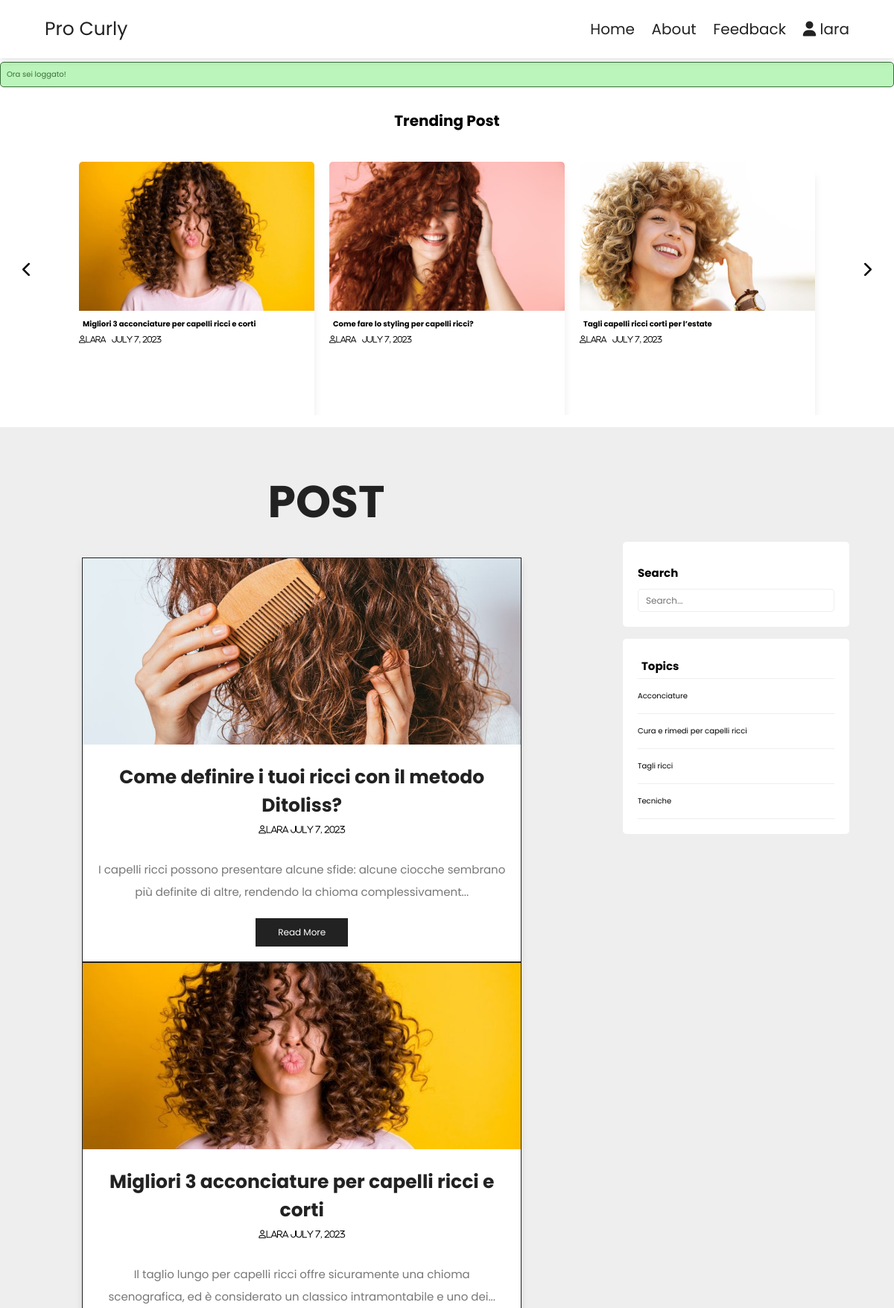
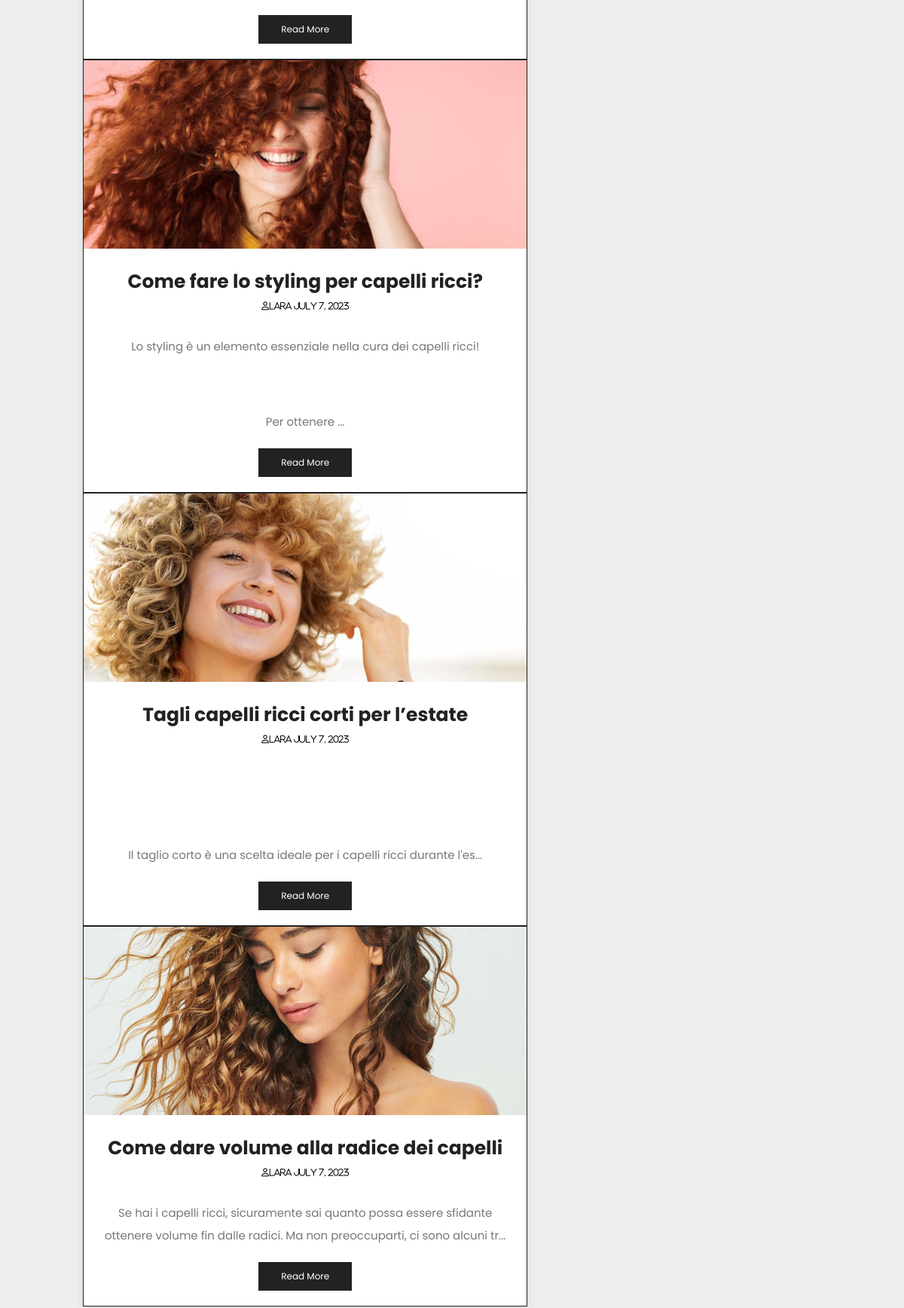
The app's page /php/index.php (signed in, upper part) with its own data (2 pictures, top to bottom).
### tables this page shows
CREATE TABLE `posts` (
  `id` int(11) NOT NULL,
  `user_id` int(11) NOT NULL,
  `topic_id` int(11) DEFAULT NULL,
  `title` varchar(255) NOT NULL,
  `image` varchar(255) NOT NULL,
  `body` text NOT NULL,
  `published` tinyint(4) NOT NULL,
  `created_at` datetime NOT NULL DEFAULT CURRENT_TIMESTAMP
);

CREATE TABLE `users` (
  `id` int(11) NOT NULL,
  `admin` tinyint(4) NOT NULL,
  `username` varchar(255) NOT NULL,
  `email` varchar(255) NOT NULL,
  `password` varchar(255) NOT NULL,
  `create_at` timestamp NOT NULL DEFAULT CURRENT_TIMESTAMP
);

CREATE TABLE `topics` (
  `id` int(11) NOT NULL,
  `name` varchar(100) NOT NULL
);

### php/db.php (called while the page is built, shortened)
<?php
require('config.php');
function executeQuery($sql, $data)
{
    global $conn;
    $stmt = $conn->prepare($sql);
    $values = array_values($data);
    $types = str_repeat('s', count($values));
    $stmt->bind_param($types, ...$values);
    $stmt->execute();
    return $stmt;
}
function selectAll($table, $conditions = [])
{
    global $conn;
    $sql = "SELECT * FROM $table";
    if(empty($conditions)) {
        $stmt = $conn->prepare($sql);
        $stmt->execute();
        $records = $stmt ->get_result()->fetch_all(MYSQLI_ASSOC);
        return $records;
    }
}
function getPublishedPosts()
{
    $sql = "SELECT p.*, u.username FROM posts AS p JOIN users AS u ON p.user_id=u.id WHERE p.published = ?";
    $stmt = executeQuery($sql, ['published' => 1]);
    $records = $stmt ->get_result()->fetch_all(MYSQLI_ASSOC);
    return $records;
}

### php/topics.php (called while the page is built, shortened)
<?php include(ROOT_PATH . "/db.php"); ?>
<?php
$table = 'topics';
$topics = selectAll($table);

### php/index.php (the view, shortened to what this page needs)
<?php include(ROOT_PATH . "/topics.php");
usersOnly();?>
<?php
$posts = array();
$postsTitle = 'Post';
if (isset($_GET['topic_id'])) {
    $posts = getPostsByTopicId($_GET['topic_id']);
    $postsTitle = "Hai cercato '" . $_GET['name'] . "'";
} else if (isset($_POST['search-term'])) {
    $postsTitle = "Hai cercato '" . $_POST['search-term'] . "'";
    $posts = searchPosts($_POST['search-term']);
} else {
    $posts = getPublishedPosts();
}
?>
<!DOCTYPE html>
<html lang="en">
<head>
    <link rel="stylesheet" href="https://cdn.jsdelivr.net/npm/swiper@9/swiper-bundle.min.css"/>
    <link rel="stylesheet" href="https://cdnjs.cloudflare.com/ajax/libs/font-awesome/6.4.0/css/all.min.css">
    <link rel="stylesheet" href="../css/style.css">
</head>
<body>
<?php include(ROOT_PATH . "/../php/header.php") ?>
<?php include(ROOT_PATH . "/../php/message.php") ?>
<div class="page-wrapper">
    <div class="post-slider">
        <h1 class="slider-title"> Trending Post</h1>
        <i class="fas fa-chevron-left prev"></i>
        <i class="fas fa-chevron-right next"></i>
        <div class="post-wrapper">
            <?php foreach ($posts as $post): ?>
                <div class="post">
                    <img src="<?php echo BASE_URL . '../blog/images/' . $post['image']; ?>" alt="" class="slider-image">
                    <div class="post-info">
                        <h4><a href="post.php?id=<?php echo $post['id']; ?>"><?php echo $post['title']; ?></a></h4>
                        <i class="far fa-user"><?php echo $post['username']; ?></i>
                        <i class="far fa calendar"><?php echo date('F j, Y', strtotime($post['created_at'])); ?></i>
                    </div>
                </div>
            <?php endforeach; ?>
        </div>
    </div>
</div>
<section class="home-post clearfix">
    <div class="box-container">
        <h1 class="heading-title"><?php echo $postsTitle ?></h1>
        <?php foreach ($posts as $post): ?>
            <div class="box">
                <div class="image">
                    <img src="<?php echo BASE_URL . '../blog/images/' . $post['image']; ?>" alt="">
                </div>
                <div class="content">
                    <h3><?php echo $post['title']; ?></h3>
                    <i class="far fa-user"><?php echo $post['username']; ?></i>
                    <i class="far fa calendar"><?php echo date('F j, Y', strtotime($post['created_at'])); ?></i>
                    <p><?php echo html_entity_decode(substr($post['body'], 0, 150) . '...'); ?></p>
                    <a href="post.php?id=<?php echo $post['id']; ?>" class="btn">Read More</a>
                </div>
            </div>
        <?php endforeach; ?>
    </div>
    <div class="sidebar">
        <div class="section search">
            <h2 class="section-title">Search</h2>
            <form action="index.php" method="post">
                <input type="text" name="search-term" class="text-input" placeholder="Search...">
            </form>
        </div>
        <div class="section topics">
            <h2 class="section-titile">Topics</h2>
            <ul>
                <?php foreach ($topics as $key => $topic): ?>
                    <li><a href="<?php echo BASE_URL . 'php/index.php?topic_id=' . $topic['id'] . '&name' . $topic['name']; ?>"><?php echo $topic['name']; ?></a></li>
                <?php endforeach; ?>
            </ul>
        </div>
    </div>
</section>
</body>
</html>

### css/style.css (style rules this page uses)
:root { --main-color: #e288b4; --black: #222; --white: #fff; --light-black: #777; --light-white: #fff9; --dark-bg: rgba(0,0,0,.7); --light-bg:#eee; --border: .1rem solid var(--black); --box-shadow: 0 .5rem 1rem rgba(0,0,0,.1); --text-box-shadow: 0 1.5rem 3rem rgba(0,0,0,.3); }
* { font-family: 'Poppins', sans-serif; margin: 0; padding: 0; box-sizing: border-box; outline: none; border: none; text-decoration: none; }
html { font-size: 62.5%; overflow-x: hidden; }
.btn { display: inline-block; background: var(--black); margin-top: 1rem; color: var(--white); font-size: 1.7rem; padding: 1rem 3rem; cursor: pointer; font-size: 1.20rem; }
.clearfix::after { content: ''; display: block; clear: both; }
.text-input { padding: .7rem 1rem; display: block; width: 100%; border-radius: 5px; border: 1px solid var(--light-bg); outline: none; color: var(--light-black); line-height: 1.5rem; font-size: 1.2rem; font-family: 'Poppins', sans-serif;; }
section { padding: 5rem 10%; }
.heading-title { text-align: center; margin-bottom: 3rem; font-size: 6rem; text-transform: uppercase; color: var(--black); }
h1, h2, h3, h4, h5, h6 { margin: 5px; }
a { color: inherit; }
.post-slider { position: relative; }
.post-slider .slider-title { font-family: 'Poppins', sans-serif; text-align: center; margin: 30px auto; }
.post-slider .next { position: absolute; top: 50%; right: 30px; font-size: 2em; cursor: pointer; }
.post-slider .prev { position: absolute; top: 50%; left: 30px; font-size: 2em; cursor: pointer; }
.post-slider .post-wrapper { width: 84%; height: 350px; margin: 0px auto; overflow: hidden; padding: 10px 0px 10px 0px; }
.post-slider .post-wrapper .post { height: 350px; width: 330px; display: inline-block; margin: 0px 10px; background-color: var(--light-white); border-radius: 5px; box-shadow: 1rem 1rem 1rem -1rem #a0a0a033; }
.post-slider .post-wrapper .post .slider-image { width: 100%; height: 200px; border-top-left-radius: 5px; border-top-right-radius: 5px; }
.home-post { background: var(--light-bg); }
.home-post .box-container { width: 70%; float: left; }
.home-post .box-container .box { width: 90%; border: var(--border); box-shadow: var(--box-shadow); background: var(--white); }
.home-post .box-container .box .image { height: 25rem; overflow: hidden; }
.home-post .box-container .box .image img { height: 100%; width: 100%; object-fit: cover; transition: .2s linear; }
.home-post .box-container .box .content { padding: 2rem; text-align: center; }
.home-post .box-container .box .content h3 { font-size: 2.5rem; color: var(--black); }
.home-post .box-container .box .content p { font-size: 1.5rem; color: var(--light-black); line-height: 2; padding: 1rem 0; }
.home-post .sidebar { width: 30%; float: left; height: 300px; }
.home-post .sidebar .section { background: var(--white); padding: 20px; border-radius: 5px; margin-left: 20px; }
.home-post .sidebar .section .section-title { margin: 10px 0px 10px 0px; }
.home-post .sidebar .section.search { margin-top: 124px; }
.home-post .sidebar .section.topics ul { margin: 0px; padding: 0px; list-style: none; border-top: 1px solid var(--light-bg); }
.home-post .sidebar .section.topics ul li a { display: block; padding: 15px 0px 15px 0px; border-bottom: 1px solid var(--light-bg); transition: all .3s; }
.home-post .box-container { padding: 20px 50px; font-size: 1.1rem; border-radius: 5px; }
@media (max-width:1200px) { section { padding: 3rem 5%; } }

### records on screen
posts: image (picture), title "Migliori 3 acconciature per capelli ricci e corti", user.username "lara", created_at "July 7, 2023", body "Il taglio lungo per capelli ricci offre sicuramente una chioma scenografica, ed è considerato un classico intramontabile e uno dei..."
posts: image (picture), title "Come fare lo styling per capelli ricci?", user.username "lara", created_at "July 7, 2023", body "Lo styling è un elemento essenziale nella cura dei capelli ricci! Per ottenere ..."
posts: image (picture), title "Tagli capelli ricci corti per l’estate", user.username "lara", created_at "July 7, 2023", body "Il taglio corto è una scelta ideale per i capelli ricci durante l'es..."
posts: image (picture), title "Come definire i tuoi ricci con il metodo Ditoliss?", user.username "lara", created_at "July 7, 2023", body "I capelli ricci possono presentare alcune sfide: alcune ciocche sembrano più definite di altre, rendendo la chioma complessivament..."
posts: image (picture), title "Come dare volume alla radice dei capelli", user.username "lara", created_at "July 7, 2023", body "Se hai i capelli ricci, sicuramente sai quanto possa essere sfidante ottenere volume fin dalle radici. Ma non preoccuparti, ci sono alcuni tr..."
topics: name "Acconciature"
topics: name "Cura e rimedi per capelli ricci"
topics: name "Tagli ricci"
topics: name "Tecniche"

### other values on screen
$_SESSION['username'] "lara"
$_SESSION['message'] "Ora sei loggato!"
$postsTitle "POST"
